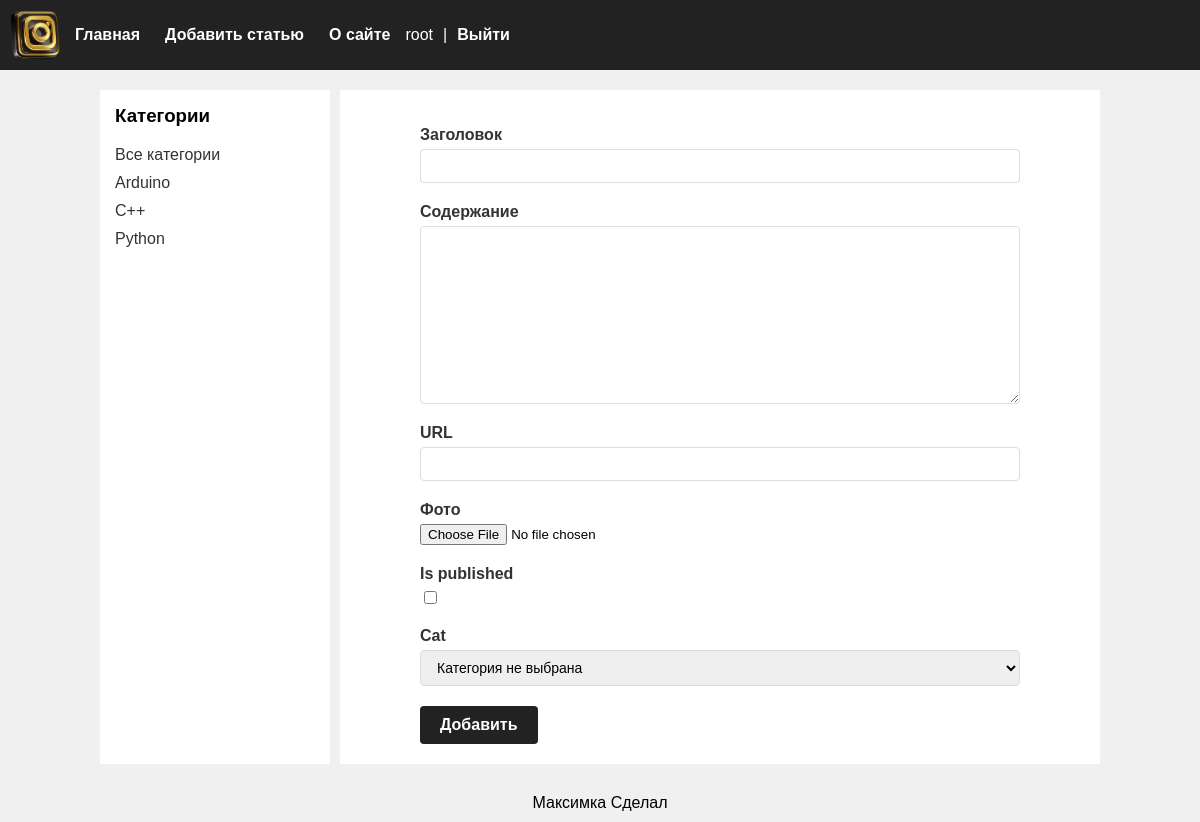
Screenshot of /add_page/ (signed in) with the database file from the repository.
### main_blog/models.py (models this page shows)
class Category(models.Model):
    name = models.CharField(max_length=200, db_index=True)
    slug = models.SlugField(max_length=200, db_index=True, verbose_name='URL', blank=True)
    def __str__(self):
        return self.name
    def get_absolute_url(self):
        if self.slug:
            return reverse('category', kwargs={'cat_slug': self.slug})
        return  reverse('category', kwargs={'cat_slug': self.slug})
    class Meta:
        verbose_name = "Категория"
        verbose_name_plural = "Категории"
        ordering = ['id']

### main_blog/views.py (the view)
# urls.py: path('add_page/', AddPage.as_view(), name='add_page'),
class AddPage(LoginRequiredMixin, DataMixin, CreateView):
    form_class = AddPostForm
    template_name = 'main_blog/add_page.html'
    success_url = reverse_lazy('home')
    login_url = '/admin/'
    def get_context_data(self, object_list=None, **kwargs):
        context = super().get_context_data(**kwargs)
        c_def = self.get_user_context(title='Добавление статьи')
        return dict(list(context.items()) + list(c_def.items()))

### main_blog/forms.py (shortened to what this page needs)
class AddPostForm(forms.ModelForm):
    def __init__(self, *args, **kwargs):
        super().__init__(*args, **kwargs)
        self.fields['cat'].empty_label = 'Категория не выбрана'
    class Meta:
        model = Article
        fields = ['title', 'content', 'slug', 'photo', 'is_published', 'cat']
        widgets = {
            'title': forms.TextInput(attrs={'class': 'form-input'}),
            'content': forms.Textarea(attrs={'cols': 60, 'rows': 10}),
        }

### main_blog/utils.py (called while the page is built)
    def get_user_context(self, **kwargs):
        context = kwargs
        cats = Category.objects.annotate(Count('article'))
        user_menu = menu.copy()
        if not self.request.user.is_authenticated:
            user_menu.pop(1)
        context['menu'] = user_menu
        context['cats'] = cats
        if 'cat_selected' not in context:
            context['cat_selected'] = 0
        return context

### main_blog/templates/main_blog/add_page.html (shortened to what this page needs)
{% extends 'main_blog/base.html' %}
{% block content %}
<form action="{% url 'add_page' %}" method="post" enctype="multipart/form-data">
    {% for f in form%}
    <p> <label class="form-label"  for="{f.id_for_label}">{{ f.label}}</label>{{ f }}</p>
    {% endfor %}
    <button type="submit"> Добавить </button>
</form>
{%  endblock %}

### main_blog/templates/main_blog/base.html (shortened to what this page needs)
{% load static %}
{% load blog_tags %}
<html lang="ru">
<head>
    <link rel="stylesheet" href="{% static 'main_blog/css/style.css' %}">
</head>
<body>
<header>
    <a href="{% url 'home' %}">
        <img src="{% static 'main_blog/image/logo.png' %}">
    </a>
    <nav>
    <div class="left">
        {% for m in menu %}
            <a href="{% url m.url_name %}">{{ m.title }}</a>
        {% endfor %}
    </div>
    <div class="right">
        {% if request.user.is_authenticated %}
            <span>{{ user.username }}</span> |
            <a href="{% url 'logout' %}">Выйти</a>
        {% else %}
            <a href="{% url 'register' %}">Регистрация</a>
            <a href="{% url 'login' %}">Войти</a>
        {% endif %}
    </div>
</nav>
</header>
<div class="main">
    <div class="sidebar">
        {% load cache %}
        <h3>Категории</h3>
        <a href="{% url 'home' %}">Все категории</a>
        {% cache 60 sidebar %}
        {% for c in cats %}
            {% if c.article__count > 0 %}
            <a href="{{ c.get_absolute_url }}">{{ c.name }}</a>
        {% endif %}
        {% endfor %}
        {% endcache %}
    </div>
    <div class="content">
        {% block content %}
        {% endblock %}
    </div>
</div>
<footer>
    Максимка Сделал
</footer>
</body>
</html>

### main_blog/static/main_blog/css/style.css (style rules this page uses)
body { margin: 0; font-family: Arial; background: #f0f0f0; }
header { background: #222; color: white; padding: 10px; display: flex; align-items: center; }
header img { height: 50px; margin-right: 15px; }
nav a { color: white; margin-right: 15px; text-decoration: none; font-weight: bold; }
.main { display: flex; width: 1000px; margin: auto; margin-top: 20px; }
.sidebar { width: 200px; background: white; padding: 15px; }
.sidebar h3 { margin-top: 0; }
.sidebar a { display: block; margin-bottom: 10px; text-decoration: none; color: #333; }
.content { flex: 1; background: white; padding: 20px; margin-left: 10px; }
form { max-width: 600px; margin: 0 auto; }
form p { margin-bottom: 20px; }
.form-label { display: block; margin-bottom: 5px; font-weight: bold; color: #333; }
form input[type="text"], form input[type="url"], form input[type="email"], form input[type="password"], form select, form textarea { width: 100%; padding: 8px 12px; border: 1px solid #ddd; border-radius: 4px; font-size: 14px; font-family: Arial; box-sizing: border-box; }
form textarea { resize: vertical; min-height: 150px; }
form input[type="checkbox"] { margin-right: 5px; }
button[type="submit"] { background: #222; color: white; border: none; padding: 10px 20px; border-radius: 4px; cursor: pointer; font-size: 16px; font-weight: bold; transition: background 0.3s; }
footer { text-align: center; margin-top: 20px; padding: 10px; }
nav { display: flex; justify-content: space-between; align-items: center; }
nav .left, nav .right { display: flex; gap: 10px; }

### rows the page displays
Category: name "Arduino"
Category: name "C++"
Category: name "Python"

### other values shown
{{ m.title }} "Главная" "Добавить статью" "О сайте"
{{ user.username }} "root"
{{ f.label }} "Заголовок" "Содержание" "URL" "Фото" "Is published" "Cat"
